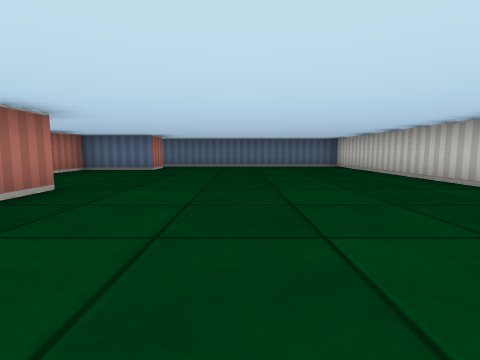
[1] (above)

12 first-person views from a walk through a cub3D ray-caster map. The camera is about half as high as the walls, tilts 6° down and sees 85° across. The floor is counted in squares. Each view is taken from the middle of a square. On the plan, view 1 faces up. The plan holds only what a view shows up to about 9 squares ahead; the rest is blank.

[2]
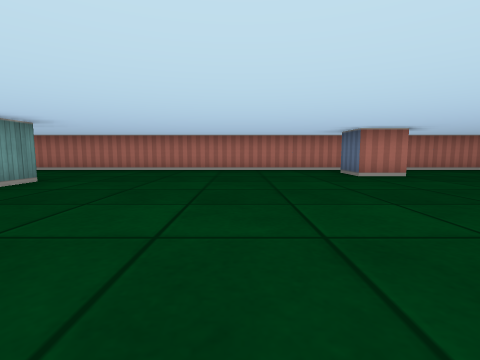

[3]
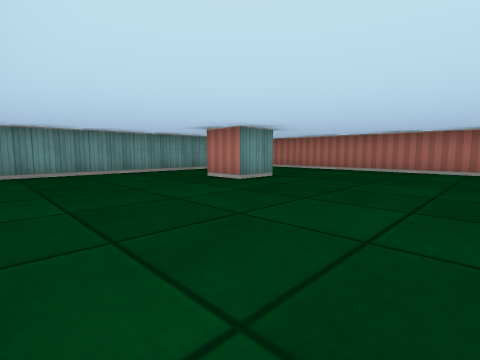

[4]
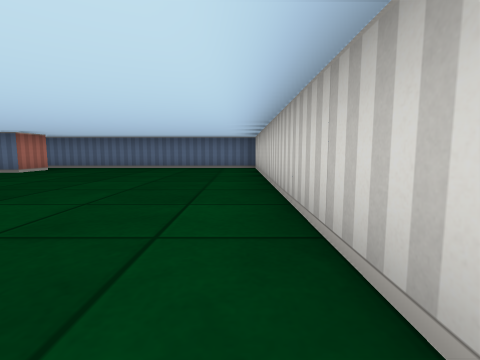

[5]
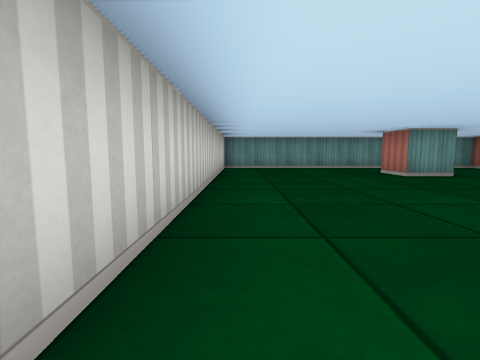

[6]
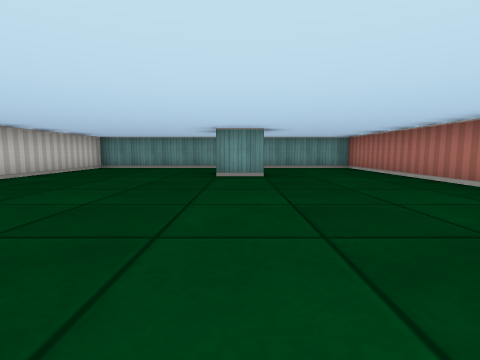

[7]
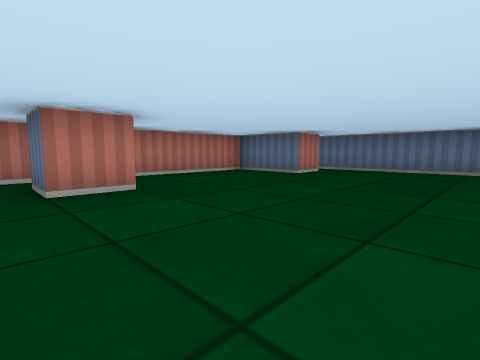

[8]
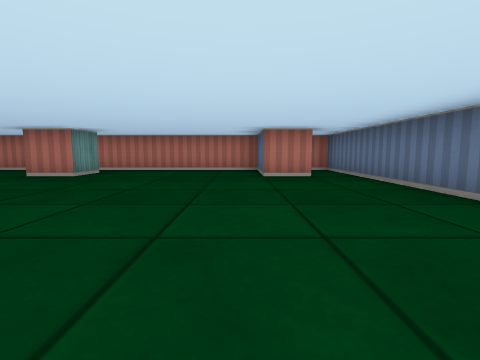

[9]
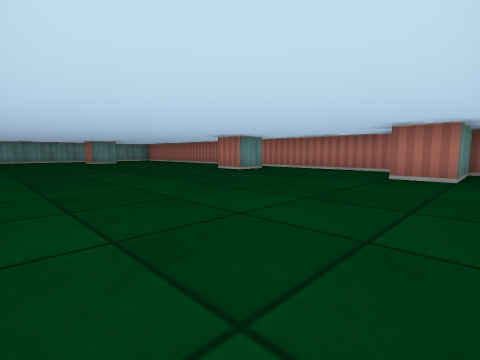

[10]
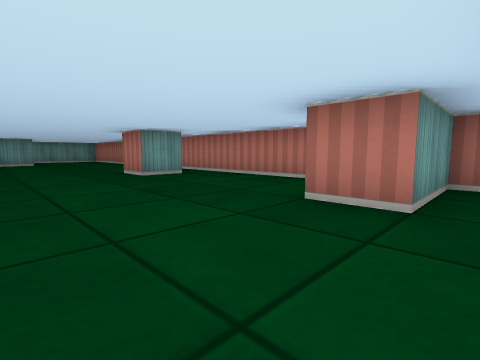

[11]
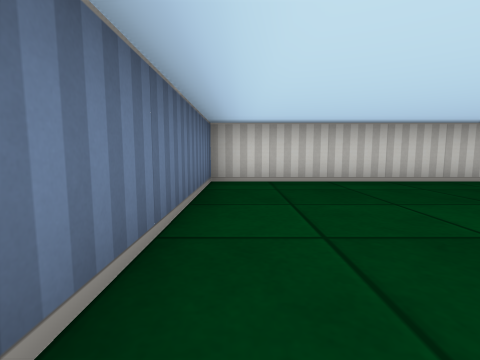

[12]
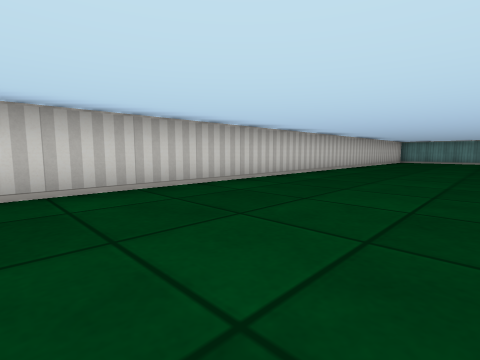

### Floor plan
Points are (right, up) in squares from view 1. A wall is a line through its corners. A room is listed if a view was taken in it or the views show most of it. See-through windows are left out.
Room 1 (views 1, 2, 3, 4, 5, 6, 7, 8, 9, 10, 11, 12)
walls: (-3.6, 3.5) (-2.5, 3.5) (-2.5, 2.5) (-3.5, 2.5); (-1.6, -3.5) (-0.5, -3.5) (-0.5, -4.5); (-2.5, 7.5) (-4.5, 7.5) (-4.5, -6.5) (3.5, -6.5) (3.5, 9.5) (-4.5, 9.5) (-4.5, 8.5) (-2.5, 8.5) (-2.5, 7.5)

Where each view was taken, in squares from view 1:
view 1: 0 up, 0 right, facing up
view 2: 0 up, 3 right, facing left
view 3: 0 up, 3 right, facing down-left
view 4: 1 up, 3 right, facing up
view 5: 2 up, 3 right, facing down
view 6: 2 up, 1 left, facing down
view 7: 2 up, 1 right, facing up-left
view 8: 7 up, 3 right, facing left
view 9: 9 up, 3 right, facing down-left
view 10: 9 up, 0 right, facing down-left
view 11: 9 up, 1 left, facing right
view 12: 8 up, 0 right, facing down-right
